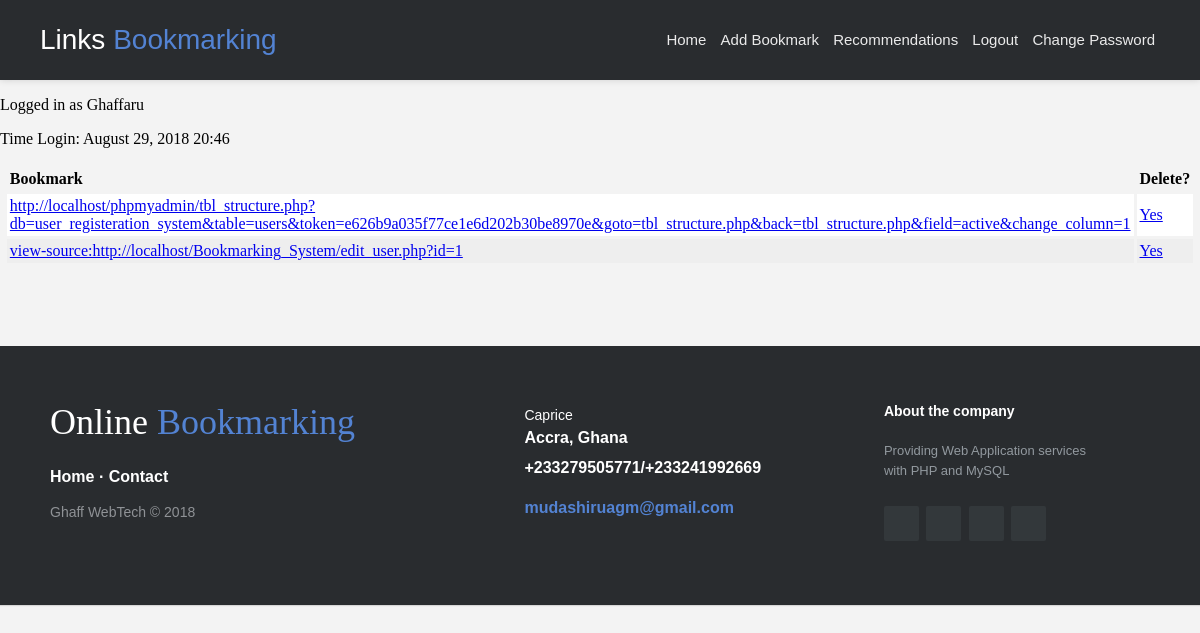
/index.php (signed in), run on the app's committed database.
### tables this page shows
CREATE TABLE IF NOT EXISTS `bookmark` (
  `bm_id` int(11) NOT NULL AUTO_INCREMENT,
  `user_id` int(11) NOT NULL,
  `bm_url` varchar(200) NOT NULL,
  PRIMARY KEY (`bm_id`)
);

### index.php (the view, shortened to what this page needs)
<?php
		if (isset($_SESSION['first_name']) && isset($_SESSION['time_login']) && isset($_SESSION['user_id'])){
			$name = $_SESSION['first_name'];
			$last_login = $_SESSION['time_login'];
			$user_id = $_SESSION['user_id'];
			echo "<p> Logged in as " . $name ."</p> " ;
			echo "<p>Time Login: " . $last_login . "</p>";
			$query = "SELECT bm_url FROM bookmark WHERE user_id=$user_id";
			$result = mysqli_query($dbc,$query);
			echo '<table align="center" cellpadding="3" cellspacing="3" width="75%">
					<tr>
						<td><b>Bookmark<b></td>
						<td><b>Delete?</b></td>
					</tr>';
			$bg = '#eeeeee';
			while ($row = mysqli_fetch_assoc($result)){
				$bg = ($bg == '#eeeeee' ? '#ffffff' : '#eeeeee');
				echo '<tr bgcolor="' . $bg . '">
						<td><a href="' . $row['bm_url'] . '">' . $row['bm_url'] . '</a></td>
						<td>
						<a href="index.php?url='. $row['bm_url'] . '">Yes</a>
						</td>
					</tr>';
			}
			echo '</table>';
		}
		else{
		}
?>

### Includes/header-basic-light.css (style rules this page uses)
.header-basic-light { background-color: #292c2f; padding: 20px 40px; box-sizing:border-box; box-shadow: 0 0 7px 0 rgba(0, 0, 0, 0.15); height: 80px; }
.header-basic-light .header-limiter { max-width: 1200px; text-align: center; margin: 0 auto; }
.header-basic-light .header-limiter h1 { float: left; font: normal 28px Cookie, Arial, Helvetica, sans-serif; line-height: 40px; margin: 0; }
.header-basic-light .header-limiter h1 span { color: #5383d3; }
.header-basic-light .header-limiter a { color: white; text-decoration: none; }
.header-basic-light .header-limiter nav { font:15px Arial, Helvetica, sans-serif; line-height: 40px; float: right; }
.header-basic-light .header-limiter nav a { display: inline-block; padding: 0 5px; opacity: 0.9; text-decoration:none; color: white; line-height:1; }
body { margin:0; padding:0; }

### Includes/footer-distributed-with-address-and-phones.css (style rules this page uses)
.footer-distributed { background-color: #292c2f; box-shadow: 0 1px 1px 0 rgba(0, 0, 0, 0.12); box-sizing: border-box; width: 100%; text-align: left; font: bold 16px sans-serif; padding: 55px 50px; margin-top: 80px; }
.footer-distributed .footer-left, .footer-distributed .footer-center, .footer-distributed .footer-right { display: inline-block; vertical-align: top; }
.footer-distributed .footer-left { width: 40%; }
.footer-distributed h3 { color: #ffffff; font: normal 36px 'Cookie', cursive; margin: 0; }
.footer-distributed h3 span { color: #5383d3; }
.footer-distributed .footer-links { color: #ffffff; margin: 20px 0 12px; padding: 0; }
.footer-distributed .footer-links a { display:inline-block; line-height: 1.8; text-decoration: none; color: inherit; }
.footer-distributed .footer-company-name { color: #8f9296; font-size: 14px; font-weight: normal; margin: 0; }
.footer-distributed .footer-center { width: 35%; }
.footer-distributed .footer-center p { display: inline-block; color: #ffffff; vertical-align: middle; margin:0; }
.footer-distributed .footer-center p span { display:block; font-weight: normal; font-size:14px; line-height:2; }
.footer-distributed .footer-center p a { color: #5383d3; text-decoration: none;; }
.footer-distributed .footer-right { width: 20%; }
.footer-distributed .footer-company-about { line-height: 20px; color: #92999f; font-size: 13px; font-weight: normal; margin: 0; }
.footer-distributed .footer-company-about span { display: block; color: #ffffff; font-size: 14px; font-weight: bold; margin-bottom: 20px; }
.footer-distributed .footer-icons { margin-top: 25px; }
.footer-distributed .footer-icons a { display: inline-block; width: 35px; height: 35px; cursor: pointer; background-color: #33383b; border-radius: 2px; font-size: 20px; color: #ffffff; text-align: center; line-height: 35px; margin-right: 3px; margin-bottom: 5px; }

### data on the page
bookmark: bm_url "http://localhost/phpmyadmin/tbl_structure.php?db=user_registeration_system&table=users&token=e626b9a035f77ce1e6d202b30be8970e&goto=tbl_structure.php&back=tbl_structure.php&field=active&change_column=1"
bookmark: bm_url "view-source:http://localhost/Bookmarking_System/edit_user.php?id=1"

### other printed values
$name "Ghaffaru"
$last_login "August 29, 2018 20:46"
